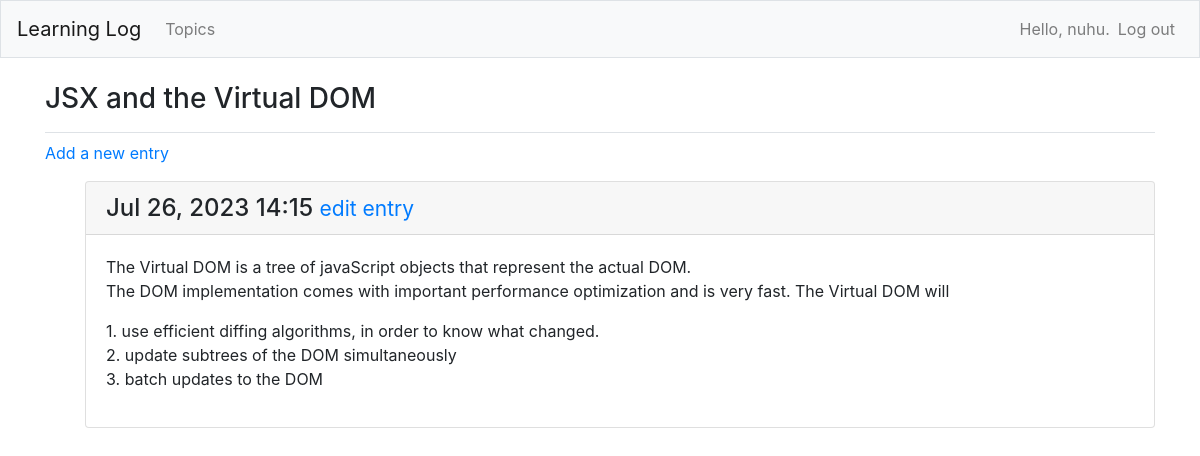
Screenshot of /topics/5/ (signed in) with the database file from the repository.
### learning_charts/models.py (models this page shows, shortened)
class Topic(models.Model):
    text = models.CharField(max_length=200)
    date_added = models.DateTimeField(auto_now_add=True)
    owner = models.ForeignKey(User, on_delete=models.CASCADE)
    def __str__(self):
        return self.text

class Entry(models.Model):
    topic = models.ForeignKey(Topic, on_delete=models.CASCADE)
    text = models.TextField()
    date_added = models.DateTimeField(auto_now_add=True)
    class Meta:
        verbose_name_plural = 'entries'

### learning_charts/views.py (the view)
# urls.py: path('topics/<int:topic_id>/', views.topic, name='topic'),
@login_required
def topic(request, topic_id):
    topic = Topic.objects.get(id=topic_id)
    if topic.owner != request.user:
        raise Http404
    entries = topic.entry_set.order_by('-date_added')
    context = {'topic': topic, 'entries': entries}
    return render(request, 'learning_charts/topic.html', context)

### learning_charts/templates/learning_charts/topic.html
{% extends 'learning_charts/base.html' %}
{% block page_header %}
    <h3>{{topic}}</h3>
{% endblock page_header %}
{% block content %}
    <p>
        <a href="{% url 'learning_charts:new_entry' topic.id %}">Add a new entry</a>
    </p>
    <ul>
        {% for entry in entries %}
            <div class="card mb-3">
                <h4 class="card-header">
                    {{ entry.date_added|date:'M d, Y H:i' }}
                    <small>
                        <a href="{% url 'learning_charts:edit_entry' entry.id %}">edit entry</a>
                    </small>
                </h4>
                <div class="card-body">
                    {{ entry.text|linebreaks }}
                </div>
            </div>
        {% empty %}
            <p>There are no entries for this topic yet.</p>
        {% endfor %}
{% endblock content %}

### learning_charts/templates/learning_charts/base.html (shortened to what this page needs)
{% load bootstrap4 %}
<!doctype html>
<html lang="en">
    <head>
        {% bootstrap_css %}
    </head>
    <body>
		<nav class="navbar navbar-expand-md navbar-light bg-light mb-4 border">
			<a class="navbar-brand" href="{% url 'learning_charts:index'%}">
				Learning Log</a>
			<div class="collapse navbar-collapse" id="navbarCollapse">
				<ul class="navbar-nav mr-auto">
					<li class="nav-item">
						<a class="nav-link" href="{% url 'learning_charts:topics'%}">Topics</a>
					</li>
				</ul>
				<ul class="navbar-nav ml-auto">
					{% if user.is_authenticated %}
						<li class="nav-item">
							<span class="navbar-text">Hello, {{ user.username }}.</span>
						</li>
						<li class="nav-item">
							<a class="nav-link" href="{% url 'users:logout' %}">Log out</a>
						</li>
					{% endif %}
				</ul>
			</div>
		</nav>
		<main role="main" class="container">
			<div class="pb-2 mb-2 border-bottom">
				{% block page_header %}{% endblock page_header %}
			</div>
			<div>
				{% block content %}{% endblock content %}
			</div>
		</main>
	</body>
</html>

### rows the page displays
Topic: text "JSX and the Virtual DOM"
Entry: date_added "Jul 26, 2023 14:15", text "The Virtual DOM is a tree of javaScript objects that represent the actual DOM. The DOM implementation comes with important performance optimization and is very fast. The Virtual DOM will 1. use efficient diffing algorithms, in order to know what changed. 2. update subtrees of the DOM simultaneously 3. batch updates to the DOM"

### other values shown
{{ user.username }} "nuhu"
